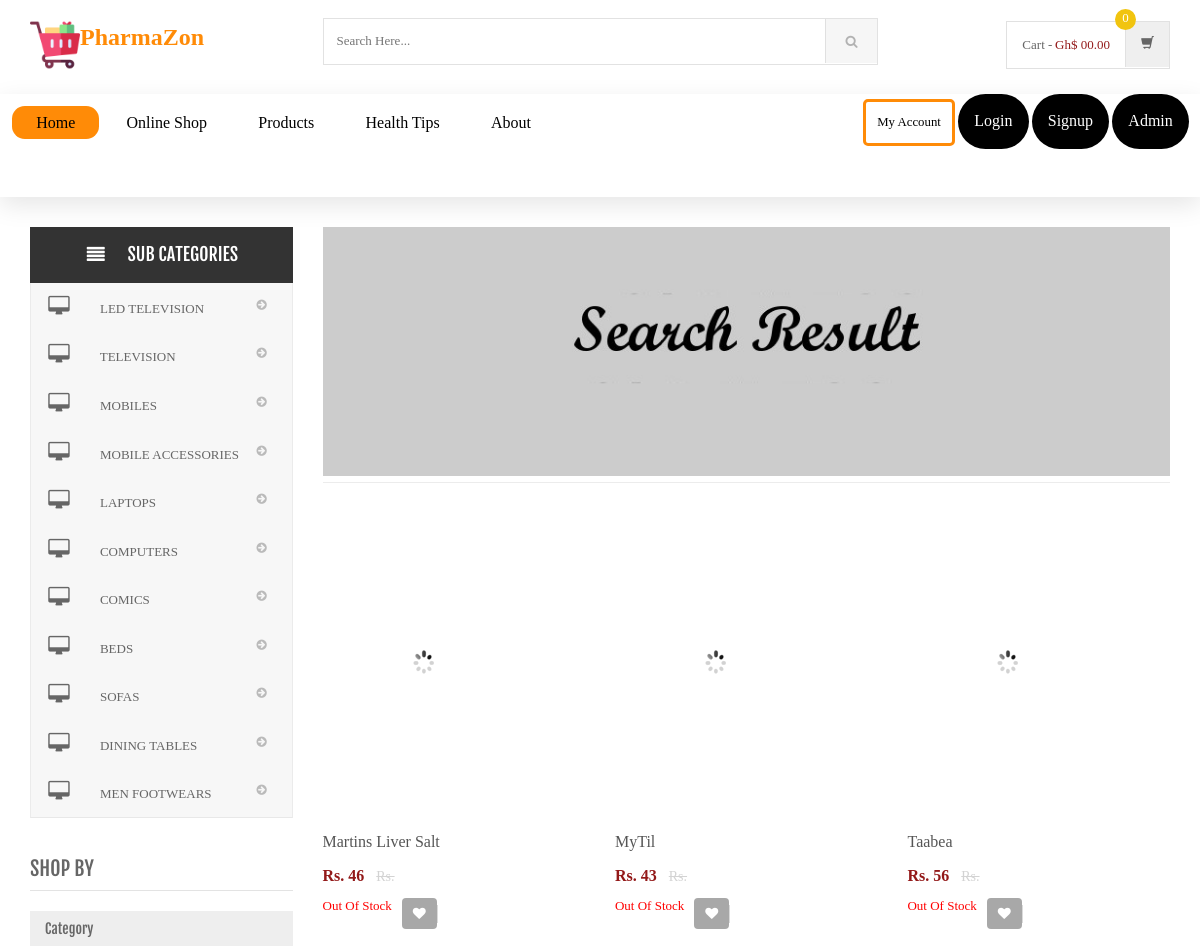
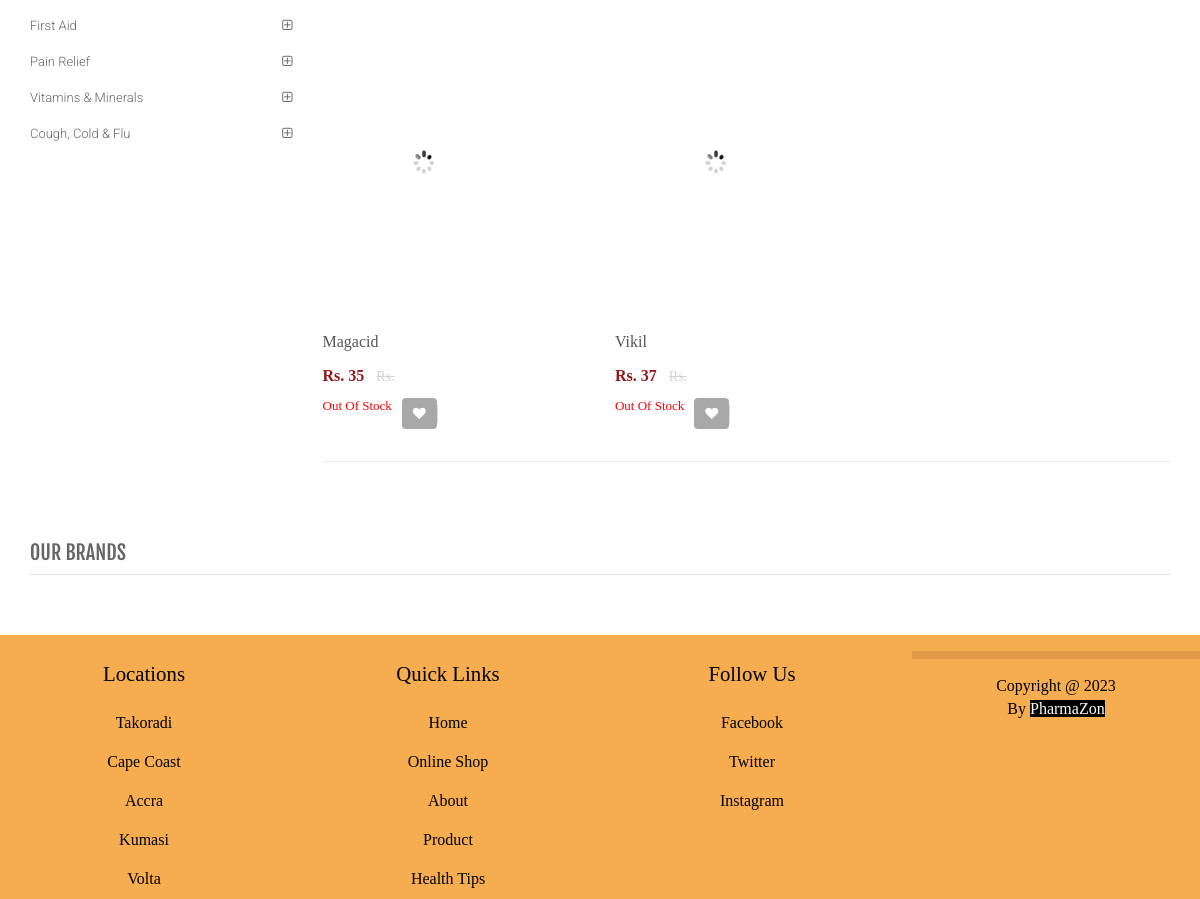
Screenshot of /search-result.php with the database file from the repository (2 pictures, top to bottom).
### tables this page shows
CREATE TABLE `subcategory` (
  `id` int(11) NOT NULL,
  `categoryid` int(11) DEFAULT NULL,
  `subcategory` varchar(255) DEFAULT NULL,
  `creationDate` timestamp NULL DEFAULT current_timestamp(),
  `updationDate` varchar(255) DEFAULT NULL
);

CREATE TABLE `category` (
  `id` int(11) NOT NULL,
  `categoryName` varchar(255) DEFAULT NULL,
  `categoryDescription` longtext DEFAULT NULL,
  `creationDate` timestamp NOT NULL DEFAULT current_timestamp(),
  `updationDate` varchar(255) DEFAULT NULL
);

CREATE TABLE `products` (
  `id` int(11) NOT NULL,
  `category` int(100) NOT NULL,
  `productName` varchar(255) DEFAULT NULL,
  `productPrice` int(11) DEFAULT NULL,
  `productImage1` varchar(255) DEFAULT NULL,
  `productAvailability` varchar(255) DEFAULT NULL,
  `postingDate` timestamp NULL DEFAULT current_timestamp(),
  `updationDate` varchar(255) DEFAULT NULL
);

### search-result.php (the view, shortened to what this page needs)
<?php
include('includes/config.php');
$find="%{$_POST['product']}%";
?>
<!DOCTYPE html>
<html lang="en">
	<head>
	    <link rel="stylesheet" href="assets/css/bootstrap.min.css">
	    <link rel="stylesheet" href="assets/css/main.css">
	    <link rel="stylesheet" href="assets/css/green.css">
	    <link rel="stylesheet" href="assets/css/owl.carousel.css">
		<link rel="stylesheet" href="assets/css/owl.transitions.css">
		<link href="assets/css/lightbox.css" rel="stylesheet">
		<link rel="stylesheet" href="assets/css/animate.min.css">
		<link rel="stylesheet" href="assets/css/rateit.css">
		<link rel="stylesheet" href="assets/css/bootstrap-select.min.css">
		<link rel="stylesheet" href="assets/css/config.css">
		<link href="assets/css/green.css" rel="alternate stylesheet" title="Green color">
		<link href="assets/css/blue.css" rel="alternate stylesheet" title="Blue color">
		<link href="assets/css/red.css" rel="alternate stylesheet" title="Red color">
		<link href="assets/css/orange.css" rel="alternate stylesheet" title="Orange color">
		<link href="assets/css/dark-green.css" rel="alternate stylesheet" title="Darkgreen color">
		<link rel="stylesheet" href="assets/css/font-awesome.min.css">
	</head>
    <body class="cnt-home">
<header class="header-style-1">
<?php include('includes/main-header.php');?>
<?php include('includes/menu-bar.php');?>
</header>
<div class="body-content outer-top-xs">
	<div class='container'>
		<div class='row outer-bottom-sm'>
			<div class='col-md-3 sidebar'>
<div class="side-menu animate-dropdown outer-bottom-xs">
<div class="side-menu animate-dropdown outer-bottom-xs">
    <div class="head"><i class="icon fa fa-align-justify fa-fw"></i>Sub Categories</div>
    <nav class="yamm megamenu-horizontal" role="navigation">
        <ul class="nav">
            <li class="dropdown menu-item">
              <?php $sql=mysqli_query($con,"select id,subcategory  from subcategory");
while($row=mysqli_fetch_array($sql))
{
    ?>
                <a href="sub-category.php?scid=<?php echo $row['id'];?>" class="dropdown-toggle"><i class="icon fa fa-desktop fa-fw"></i>
                <?php echo $row['subcategory'];?></a>
                <?php }?>
</li>
</ul>
    </nav>
</div>
</div>
	            <div class="sidebar-module-container">
	            	<h3 class="section-title">shop by</h3>
	            	<div class="sidebar-filter">
<div class="sidebar-widget wow fadeInUp outer-bottom-xs ">
	<div class="widget-header m-t-20">
		<h4 class="widget-title">Category</h4>
	</div>
	<div class="sidebar-widget-body m-t-10">
	         <?php $sql=mysqli_query($con,"select id,categoryName  from category");
while($row=mysqli_fetch_array($sql))
{
    ?>
		<div class="accordion">
	    	<div class="accordion-group">
	            <div class="accordion-heading">
	                <a href="category.php?cid=<?php echo $row['id'];?>"  class="accordion-toggle collapsed">
	                   <?php echo $row['categoryName'];?>
	                </a>
	            </div>
	        </div>
	    </div>
	    <?php } ?>
	</div>
</div>
	            	</div>
	            </div>
            </div>
			<div class='col-md-9'>
	<div id="category" class="category-carousel hidden-xs">
		<div class="item">
			<div class="image">
				<img src="assets/images/banners/cat-banner-3.jpg" alt="" class="img-responsive">
			</div>
		</div>
</div>
				<div class="search-result-container">
					<div id="myTabContent" class="tab-content">
						<div class="tab-pane active " id="grid-container">
							<div class="category-product  inner-top-vs">
								<div class="row">
			<?php
$ret=mysqli_query($con,"select * from products where productName like '$find'");
$num=mysqli_num_rows($ret);
if($num>0)
{
while ($row=mysqli_fetch_array($ret))
{?>
		<div class="col-sm-6 col-md-4 wow fadeInUp">
			<div class="products">
	<div class="product">
		<div class="product-image">
			<div class="image">
				<a href="product-details.php?pid=<?php echo htmlentities($row['id']);?>"><img  src="assets/images/blank.gif" data-echo="admin/productimages/<?php echo htmlentities($row['id']);?>/<?php echo htmlentities($row['productImage1']);?>" alt="" width="200" height="300"></a>
			</div>
		</div>
		<div class="product-info text-left">
			<h3 class="name"><a href="product-details.php?pid=<?php echo htmlentities($row['id']);?>"><?php echo htmlentities($row['productName']);?></a></h3>
			<div class="product-price">
				<span class="price">
					Rs. <?php echo htmlentities($row['productPrice']);?>			</span>
										     <span class="price-before-discount">Rs.<?php echo htmlentities($row['productPriceBeforeDiscount']);?></span>
			</div>
		</div>
					<div class="cart clearfix animate-effect">
				<div class="action">
					<ul class="list-unstyled">
						<li class="add-cart-button btn-group">
					<?php if($row['productAvailability']=='In Stock'){?>
										<button class="btn btn-primary icon" data-toggle="dropdown" type="button">
								<i class="fa fa-shopping-cart"></i>
							</button>
							<a href="category.php?page=product&action=add&id=<?php echo $row['id']; ?>">
							<button class="btn btn-primary" type="button">Add to cart</button></a>
								<?php } else {?>
							<div class="action" style="color:red">Out of Stock</div>
					<?php } ?>
						</li>
		                <li class="lnk wishlist">
							<a class="add-to-cart" href="category.php?pid=<?php echo htmlentities($row['id'])?>&&action=wishlist" title="Wishlist">
								 <i class="icon fa fa-heart"></i>
							</a>
						</li>
					</ul>
				</div>
			</div>
			</div>
			</div>
		</div>
	  <?php } } else {?>
		<div > <h3>No result Found</h3>
		</div>
<?php } ?>
										</div>
							</div>
						</div>
				</div>
			</div>
		</div></div>
		<?php include('includes/brands-slider.php');?>
</div>
</div>
<?php include('includes/footer.php');?>
</body>
</html>

### includes/main-header.php (shortened to what this page needs)
	<div class="main-header">
		<div class="container">
			<div class="row">
				<div class="col-xs-12 col-sm-12 col-md-3 logo-holder">
<div class ="logo">
<a href="index.php" > <img src="./PNG icons/trolley.png" width="50" height="50" ></i>PharmaZon</a>
</div>
</div>
<div class="col-xs-12 col-sm-12 col-md-6 top-search-holder">
<div class="search-area">
    <form name="search" method="post" action="search-result.php">
        <div class="control-group">
            <input class="search-field" placeholder="Search here..." name="product" required="required" />
            <button class="search-button" type="submit" name="search"></button>
        </div>
    </form>
</div>
				</div>
				<div class="col-xs-12 col-sm-12 col-md-3 animate-dropdown top-cart-row">
<?php
if(!empty($_SESSION['cart'])){
	?>
	<div class="dropdown dropdown-cart">
		<a href="#" class="dropdown-toggle lnk-cart" data-toggle="dropdown">
			<div class="items-cart-inner">
				<div class="total-price-basket">
					<span class="lbl">cart -</span>
					<span class="total-price">
						<span class="sign">Gh$.</span>
						<span class="value"><?php echo $_SESSION['tp']; ?></span>
					</span>
				</div>
				<div class="basket">
					<i class="glyphicon glyphicon-shopping-cart"></i>
				</div>
				<div class="basket-item-count"><span class="count"><?php echo $_SESSION['qnty'];?></span></div>
		    </div>
		</a>
		<ul class="dropdown-menu">
		 <?php
    $sql = "SELECT * FROM products WHERE id IN(";
			foreach($_SESSION['cart'] as $id => $value){
			$sql .=$id. ",";
			}
			$sql=substr($sql,0,-1) . ") ORDER BY id ASC";
			$query = mysqli_query($con,$sql);
			$totalprice=0;
			$totalqunty=0;
			if(!empty($query)){
			while($row = mysqli_fetch_array($query)){
				$quantity=$_SESSION['cart'][$row['id']]['quantity'];
				$subtotal= $_SESSION['cart'][$row['id']]['quantity']*$row['productPrice']+$row['shippingCharge'];
				$totalprice += $subtotal;
				$_SESSION['qnty']=$totalqunty+=$quantity;
	?>
			<li>
				<div class="cart-item product-summary">
					<div class="row">
						<div class="col-xs-4">
							<div class="image">
								<a href="product-details.php?pid=<?php echo $row['id'];?>"><img  src="admin/productimages/<?php echo $row['id'];?>/<?php echo $row['productImage1'];?>" width="35" height="50" alt=""></a>
							</div>
						</div>
						<div class="col-xs-7">
							<h3 class="name"><a href="product-details.php?pid=<?php echo $row['id'];?>"><?php echo $row['productName']; ?></a></h3>
							<div class="price">Gh$.<?php echo ($row['productPrice']+$row['shippingCharge']); ?>--- <?php echo $_SESSION['cart'][$row['id']]['quantity']; ?></div>
						</div>
					</div>
				</div>
				<?php } }?>
				<div class="clearfix"></div>
			<hr>
			<div class="clearfix cart-total">
				<div class="pull-right">
						<span class="text">Total :</span><span class='price'>Gh$.<?php echo $_SESSION['tp']="$totalprice". ".00"; ?></span>
				</div>
				<div class="clearfix"></div>
				<a href="my-cart.php" class="btn btn-upper btn-primary btn-block m-t-20">My Cart</a>
			</div>
		</li>
		</ul>
	</div>
<?php } else { ?>
<div class="dropdown dropdown-cart">
		<a href="#" class="dropdown-toggle lnk-cart" data-toggle="dropdown">
			<div class="items-cart-inner">
				<div class="total-price-basket">
					<span class="lbl">cart -</span>
					<span class="total-price">
						<span class="sign">Gh$</span>
						<span class="value">00.00</span>
					</span>
				</div>
				<div class="basket">
					<i class="glyphicon glyphicon-shopping-cart"></i>
				</div>
				<div class="basket-item-count"><span class="count">0</span></div>
		    </div>
		</a>
	</div>
	<?php }?>
				</div>
			</div>
		</div>
	</div>

### includes/menu-bar.php (shortened to what this page needs)
<div class="bar-menu">
    <nav class="navbar">
        <a class="active"href="index.php">Home</a>
        <a href="#OnlineShop">Online Shop</a>
        <a  href="#product">products</a>
        <a href="#health">Health Tips</a>
        <a href="#about">About</a>
    </nav>
    <div class="start">
          <a href="my-account.php" class="other-btn">My Account</a>
					      <?php if(strlen($_SESSION['login'])==0)
    {   ?>
            <a href="login.php" class="get-started-btn">Login</a>
            <a href="signup.php" class="get-started-btn">Signup</a>
            <a href="PharmAdmin/adlogin.php" class="get-started-btn">Admin</a>
<?php }
else{ ?>
        <a href="logout.php" class="get-started-btn">Logout</a>
				<?php } ?>
			</div>
        </div>

### includes/brands-slider.php (shortened to what this page needs)
<div id="brands-carousel" class="logo-slider wow fadeInUp">
		<h3 class="section-title">Our Brands</h3>
</div>

### includes/footer.php (shortened to what this page needs)
<div class="footer">
    <div class="box-container">
        <div class="box">
            <h3>Locations</h3>
            <a href="RestaurantHome/rhudan.php">Takoradi</a>
            <a href="#">Cape Coast</a>
            <a href="#">Accra</a>
            <a href="#">Kumasi</a>
            <a href="#">Volta </a>
        </div>
        <div class="box">
            <h3>Quick Links</h3>
            <a href="#home">Home</a>
            <a href="#OnlineShop">Online Shop </a>
            <a href="#about">About</a>
            <a href="#product">Product</a>
            <a href="#health">Health Tips </a>
        </div>
        <div class="box">
            <h3>Follow Us</h3>
            <a href="www.facebook.com">Facebook</a>
            <a href="www.twitter.com">Twitter</a>
            <a href="www.instagram.com">Instagram</a>
        </div>
<div class="credit">copyright @ 2023 by <span>PharmaZon</span> </div>
    </div>
</div>

### assets/css/green.css (style rules this page uses)
a { color: #931919; }
.top-cart-row .dropdown-cart .lnk-cart .items-cart-inner .total-price-basket .total-price { color: #931919; }
.product .product-info .product-price .price { color: #931919; }
.sidebar .sidebar-module-container .sidebar-widget .sidebar-widget-body .accordion .accordion-group .accordion-heading .accordion-toggle, .sidebar .sidebar-module-container .sidebar-widget .sidebar-widget-body .accordion .accordion-group .accordion-heading .accordion-toggle:hover, .sidebar .sidebar-module-container .sidebar-widget .sidebar-widget-body .accordion .accordion-group .accordion-heading .accordion-toggle:focus, .sidebar .sidebar-module-container .sidebar-widget .sidebar-widget-body .accordion .accordion-group .accordion-heading .accordion-toggle:after { color: #931919; }

### assets/css/lightbox.css (style rules this page uses)
body:after { content: url(../images/close.png) url(../images/loading.gif) url(../images/prev.png) url(../images/next.png); display: none; }

### assets/css/blue.css (style rules this page uses)
a { color: #3498db; }
.top-cart-row .dropdown-cart .lnk-cart .items-cart-inner .total-price-basket .total-price { color: #3498db; }
.product .product-info .product-price .price { color: #3498db; }
.sidebar .sidebar-module-container .sidebar-widget .sidebar-widget-body .accordion .accordion-group .accordion-heading .accordion-toggle, .sidebar .sidebar-module-container .sidebar-widget .sidebar-widget-body .accordion .accordion-group .accordion-heading .accordion-toggle:hover, .sidebar .sidebar-module-container .sidebar-widget .sidebar-widget-body .accordion .accordion-group .accordion-heading .accordion-toggle:focus, .sidebar .sidebar-module-container .sidebar-widget .sidebar-widget-body .accordion .accordion-group .accordion-heading .accordion-toggle:after { color: #3498db; }

### assets/css/red.css (style rules this page uses)
a { color: #ff6c6c; }
.top-cart-row .dropdown-cart .lnk-cart .items-cart-inner .total-price-basket .total-price { color: #ff6c6c; }
.product .product-info .product-price .price { color: #ff6c6c; }
.sidebar .sidebar-module-container .sidebar-widget .sidebar-widget-body .accordion .accordion-group .accordion-heading .accordion-toggle, .sidebar .sidebar-module-container .sidebar-widget .sidebar-widget-body .accordion .accordion-group .accordion-heading .accordion-toggle:hover, .sidebar .sidebar-module-container .sidebar-widget .sidebar-widget-body .accordion .accordion-group .accordion-heading .accordion-toggle:focus, .sidebar .sidebar-module-container .sidebar-widget .sidebar-widget-body .accordion .accordion-group .accordion-heading .accordion-toggle:after { color: #ff6c6c; }

### assets/css/orange.css (style rules this page uses)
a { color: #f39c12; }
.top-cart-row .dropdown-cart .lnk-cart .items-cart-inner .total-price-basket .total-price { color: #f39c12; }
.product .product-info .product-price .price { color: #f39c12; }
.sidebar .sidebar-module-container .sidebar-widget .sidebar-widget-body .accordion .accordion-group .accordion-heading .accordion-toggle, .sidebar .sidebar-module-container .sidebar-widget .sidebar-widget-body .accordion .accordion-group .accordion-heading .accordion-toggle:hover, .sidebar .sidebar-module-container .sidebar-widget .sidebar-widget-body .accordion .accordion-group .accordion-heading .accordion-toggle:focus, .sidebar .sidebar-module-container .sidebar-widget .sidebar-widget-body .accordion .accordion-group .accordion-heading .accordion-toggle:after { color: #f39c12; }

### assets/css/dark-green.css (style rules this page uses)
a { color: #12cca7; }
.top-cart-row .dropdown-cart .lnk-cart .items-cart-inner .total-price-basket .total-price { color: #12cca7; }
.product .product-info .product-price .price { color: #12cca7; }
.sidebar .sidebar-module-container .sidebar-widget .sidebar-widget-body .accordion .accordion-group .accordion-heading .accordion-toggle, .sidebar .sidebar-module-container .sidebar-widget .sidebar-widget-body .accordion .accordion-group .accordion-heading .accordion-toggle:hover, .sidebar .sidebar-module-container .sidebar-widget .sidebar-widget-body .accordion .accordion-group .accordion-heading .accordion-toggle:focus, .sidebar .sidebar-module-container .sidebar-widget .sidebar-widget-body .accordion .accordion-group .accordion-heading .accordion-toggle:after { color: #12cca7; }

### rows the page displays
subcategory: subcategory "LED TELEVISION"
subcategory: subcategory "TELEVISION"
subcategory: subcategory "MOBILES"
subcategory: subcategory "MOBILE ACCESSORIES"
subcategory: subcategory "LAPTOPS"
subcategory: subcategory "COMPUTERS"
subcategory: subcategory "COMICS"
subcategory: subcategory "BEDS"
subcategory: subcategory "SOFAS"
subcategory: subcategory "DINING TABLES"
subcategory: subcategory "MEN FOOTWEARS"
category: categoryName "First Aid"
category: categoryName "Pain Relief"
category: categoryName "Vitamins & Minerals"
category: categoryName "Cough, Cold & Flu"
products: productName "Martins Liver Salt", productPrice "46", productAvailability "Out Of Stock"
products: productName "MyTil", productPrice "43", productAvailability "Out Of Stock"
products: productName "Taabea", productPrice "56", productAvailability "Out Of Stock"
products: productName "Magacid", productPrice "35", productAvailability "Out Of Stock"
products: productName "Vikil", productPrice "37", productAvailability "Out Of Stock"
